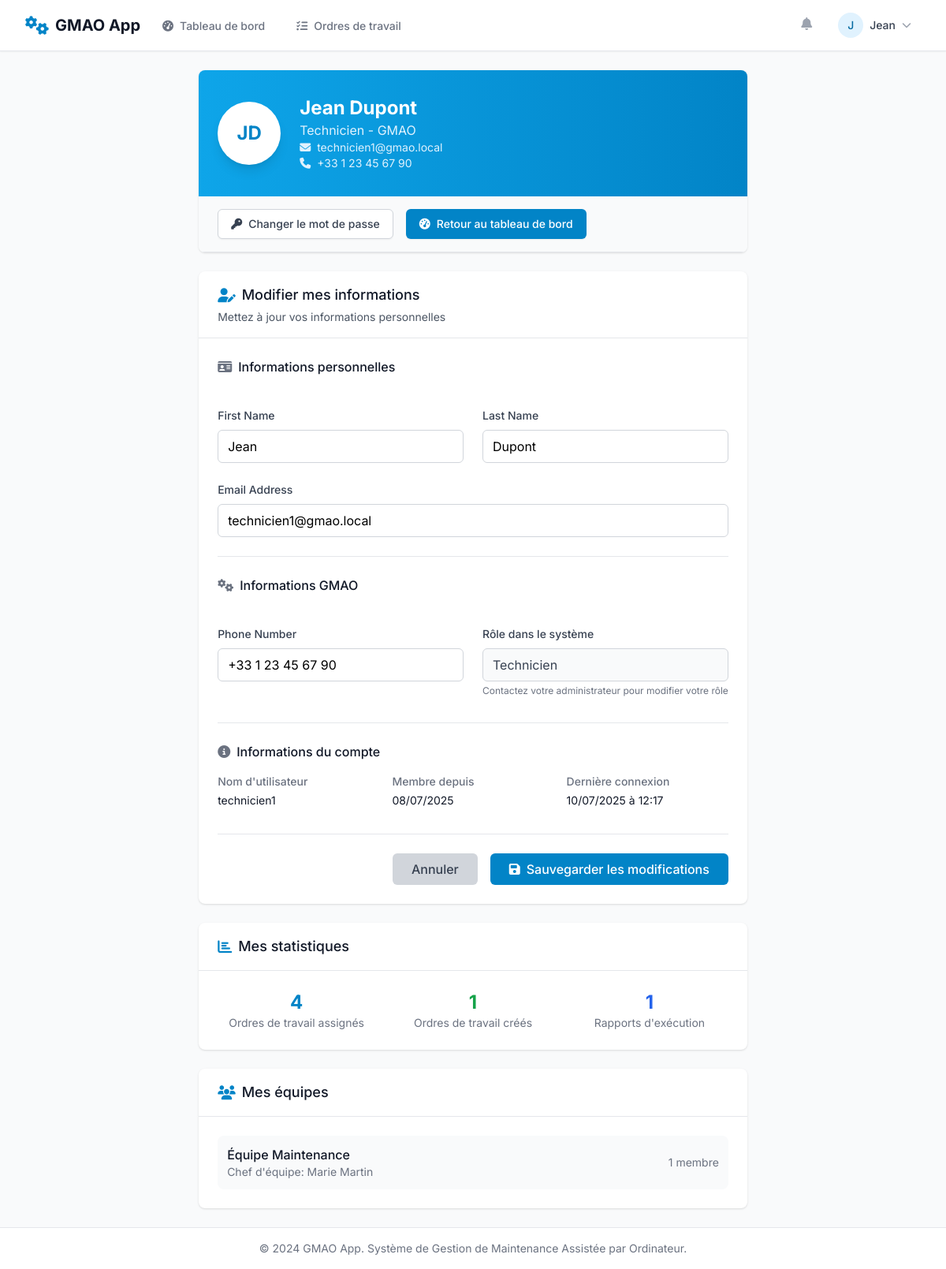
Screenshot of /profil/ (signed in) with the database file from the repository.
### core/models.py (models this page shows, shortened)
class ProfilUtilisateur(models.Model):
    ROLE_CHOIX = [
        ('ADMIN', 'Administrateur'),
        ('MANAGER', 'Manager'),
        ('TECHNICIEN', 'Technicien'),
        ('OPERATEUR', 'Opérateur'),
        ('SUPERVISEUR', 'Superviseur'),
    ]
    user = models.OneToOneField(settings.AUTH_USER_MODEL, on_delete=models.CASCADE, related_name='profil')
    telephone = models.CharField(max_length=20, blank=True, null=True)
    role = models.CharField(max_length=20, choices=ROLE_CHOIX, default='OPERATEUR')

class Equipe(models.Model):
    nom = models.CharField(max_length=100, unique=True)
    chef_equipe = models.ForeignKey(settings.AUTH_USER_MODEL, on_delete=models.SET_NULL, null=True, blank=True, related_name='equipes_dirigees')
    membres = models.ManyToManyField(settings.AUTH_USER_MODEL, related_name='equipes')

### core/views.py (the view)
# urls.py: path('profil/', views.profil_utilisateur, name='profil_utilisateur'),
@login_required
def profil_utilisateur(request):
    profil, created = ProfilUtilisateur.objects.get_or_create(
        user=request.user,
        defaults={'role': 'OPERATEUR'}
    )
    if request.method == 'POST':
        user_form = UserUpdateForm(request.POST, instance=request.user)
        profil_form = ProfilUtilisateurUpdateForm(request.POST, instance=profil)
        if user_form.is_valid() and profil_form.is_valid():
            user_form.save()
            profil_form.save()
            messages.success(request, 'Votre profil a été mis à jour avec succès!')
            return redirect('profil_utilisateur')
    else:
        user_form = UserUpdateForm(instance=request.user)
        profil_form = ProfilUtilisateurUpdateForm(instance=profil)
    context = {
        'user_form': user_form,
        'profil_form': profil_form,
        'profil': profil,
    }
    return render(request, 'core/profil/profil_utilisateur.html', context)

### templates/core/profil/profil_utilisateur.html (shortened to what this page needs)
{% extends 'core/base.html' %}
{% block content %}
<div class="max-w-4xl mx-auto space-y-6">
    <div class="bg-white shadow rounded-lg overflow-hidden">
        <div class="bg-gradient-to-r from-gmao-500 to-gmao-600 px-6 py-8">
            <div class="flex items-center">
                <div class="h-20 w-20 rounded-full bg-white flex items-center justify-center shadow-lg">
                    <span class="text-2xl font-bold text-gmao-600">
                        {{ user.first_name.0|default:user.username.0|upper }}{{ user.last_name.0|upper }}
                    </span>
                </div>
                <div class="ml-6 text-white">
                    <h1 class="text-2xl font-bold">
                        {{ user.get_full_name|default:user.username }}
                    </h1>
                    <p class="text-gmao-100">{{ profil.get_role_display }} - GMAO</p>
                    <p class="text-gmao-100 text-sm">
                        <i class="fas fa-envelope mr-2"></i>{{ user.email }}
                    </p>
                    {% if profil.telephone %}
                    <p class="text-gmao-100 text-sm">
                        <i class="fas fa-phone mr-2"></i>{{ profil.telephone }}
                    </p>
                    {% endif %}
                </div>
            </div>
        </div>
        <div class="px-6 py-4 bg-gray-50 border-b border-gray-200">
            <div class="flex space-x-4">
                <a href="{% url 'changer_mot_de_passe' %}"
                   class="inline-flex items-center px-4 py-2 border border-gray-300 rounded-md shadow-sm text-sm font-medium text-gray-700 bg-white hover:bg-gray-50">
                    <i class="fas fa-key mr-2"></i>
                    Changer le mot de passe
                </a>
                <a href="{% url 'dashboard' %}"
                   class="inline-flex items-center px-4 py-2 border border-transparent rounded-md shadow-sm text-sm font-medium text-white bg-gmao-600 hover:bg-gmao-700">
                    <i class="fas fa-tachometer-alt mr-2"></i>
                    Retour au tableau de bord
                </a>
            </div>
        </div>
    </div>
    <div class="bg-white shadow rounded-lg">
        <div class="px-6 py-4 border-b border-gray-200">
            <h3 class="text-lg font-medium text-gray-900 flex items-center">
                <i class="fas fa-user-edit mr-2 text-gmao-600"></i>
                Modifier mes informations
            </h3>
            <p class="text-sm text-gray-600 mt-1">Mettez à jour vos informations personnelles</p>
        </div>
        <form method="post" class="px-6 py-6">
            <div class="grid grid-cols-1 gap-6 sm:grid-cols-2">
                <div class="sm:col-span-2">
                    <h4 class="text-md font-medium text-gray-900 mb-4 flex items-center">
                        <i class="fas fa-id-card mr-2 text-gray-500"></i>
                        Informations personnelles
                    </h4>
                </div>
                <div>
                    <label for="{{ user_form.first_name.id_for_label }}" class="block text-sm font-medium text-gray-700 mb-2">
                        {{ user_form.first_name.label }}
                    </label>
                    {{ user_form.first_name }}
                </div>
                <div>
                    <label for="{{ user_form.last_name.id_for_label }}" class="block text-sm font-medium text-gray-700 mb-2">
                        {{ user_form.last_name.label }}
                    </label>
                    {{ user_form.last_name }}
                </div>
                <div class="sm:col-span-2">
                    <label for="{{ user_form.email.id_for_label }}" class="block text-sm font-medium text-gray-700 mb-2">
                        {{ user_form.email.label }}
                    </label>
                    {{ user_form.email }}
                </div>
                <div class="sm:col-span-2 pt-6 border-t border-gray-200">
                    <h4 class="text-md font-medium text-gray-900 mb-4 flex items-center">
                        <i class="fas fa-cogs mr-2 text-gray-500"></i>
                        Informations GMAO
                    </h4>
                </div>
                <div>
                    <label for="{{ profil_form.telephone.id_for_label }}" class="block text-sm font-medium text-gray-700 mb-2">
                        {{ profil_form.telephone.label }}
                    </label>
                    {{ profil_form.telephone }}
                </div>
                <div>
                    <label class="block text-sm font-medium text-gray-700 mb-2">
                        Rôle dans le système
                    </label>
                    <div class="px-3 py-2 border border-gray-300 bg-gray-50 rounded-md text-gray-700">
                        {{ profil.get_role_display }}
                    </div>
                    <p class="mt-1 text-xs text-gray-500">
                        Contactez votre administrateur pour modifier votre rôle
                    </p>
                </div>
            </div>
            <div class="mt-8 pt-6 border-t border-gray-200">
                <h4 class="text-md font-medium text-gray-900 mb-4 flex items-center">
                    <i class="fas fa-info-circle mr-2 text-gray-500"></i>
                    Informations du compte
                </h4>
                <div class="grid grid-cols-1 gap-4 sm:grid-cols-3">
                    <div>
                        <dt class="text-sm font-medium text-gray-500">Nom d'utilisateur</dt>
                        <dd class="mt-1 text-sm text-gray-900">{{ user.username }}</dd>
                    </div>
                    <div>
                        <dt class="text-sm font-medium text-gray-500">Membre depuis</dt>
                        <dd class="mt-1 text-sm text-gray-900">{{ user.date_joined|date:"d/m/Y" }}</dd>
                    </div>
                    <div>
                        <dt class="text-sm font-medium text-gray-500">Dernière connexion</dt>
                        <dd class="mt-1 text-sm text-gray-900">
                            {% if user.last_login %}
                                {{ user.last_login|date:"d/m/Y à H:i" }}
                            {% else %}
                                Jamais
                            {% endif %}
                        </dd>
                    </div>
                </div>
            </div>
            <div class="mt-8 flex justify-end space-x-4 pt-6 border-t border-gray-200">
                <a href="{% url 'dashboard' %}"
                   class="bg-gray-300 hover:bg-gray-400 text-gray-700 font-medium py-2 px-6 rounded-md transition-colors">
                    Annuler
                </a>
                <button type="submit"
                        class="bg-gmao-600 hover:bg-gmao-700 text-white font-medium py-2 px-6 rounded-md transition-colors flex items-center">
                    <i class="fas fa-save mr-2"></i>
                    Sauvegarder les modifications
                </button>
            </div>
        </form>
    </div>
    <div class="bg-white shadow rounded-lg">
        <div class="px-6 py-4 border-b border-gray-200">
            <h3 class="text-lg font-medium text-gray-900 flex items-center">
                <i class="fas fa-chart-bar mr-2 text-gmao-600"></i>
                Mes statistiques
            </h3>
        </div>
        <div class="px-6 py-6">
            <div class="grid grid-cols-1 gap-6 sm:grid-cols-3">
                <div class="text-center">
                    <div class="text-2xl font-bold text-gmao-600">
                        {{ user.taches_assignees.count }}
                    </div>
                    <div class="text-sm text-gray-500">
                        Ordres de travail assignés
                    </div>
                </div>
                <div class="text-center">
                    <div class="text-2xl font-bold text-green-600">
                        {{ user.ordres_de_travail_crees.count }}
                    </div>
                    <div class="text-sm text-gray-500">
                        Ordres de travail créés
                    </div>
                </div>
                <div class="text-center">
                    <div class="text-2xl font-bold text-blue-600">
                        {{ user.rapports_crees.count }}
                    </div>
                    <div class="text-sm text-gray-500">
                        Rapports d'exécution
                    </div>
                </div>
            </div>
        </div>
    </div>
    {% if user.equipes.all %}
    <div class="bg-white shadow rounded-lg">
        <div class="px-6 py-4 border-b border-gray-200">
            <h3 class="text-lg font-medium text-gray-900 flex items-center">
                <i class="fas fa-users mr-2 text-gmao-600"></i>
                Mes équipes
            </h3>
        </div>
        <div class="px-6 py-6">
            <div class="space-y-3">
                {% for equipe in user.equipes.all %}
                <div class="flex items-center justify-between p-3 bg-gray-50 rounded-lg">
                    <div>
                        <h4 class="font-medium text-gray-900">{{ equipe.nom }}</h4>
                        {% if equipe.chef_equipe %}
                        <p class="text-sm text-gray-500">
                            Chef d'équipe: {{ equipe.chef_equipe.get_full_name|default:equipe.chef_equipe.username }}
                        </p>
                        {% endif %}
                    </div>
                    <div class="text-sm text-gray-500">
                        {{ equipe.membres.count }} membre{{ equipe.membres.count|pluralize }}
                    </div>
                </div>
                {% endfor %}
            </div>
        </div>
    </div>
    {% endif %}
</div>
{% endblock %}

### templates/core/base.html (shortened to what this page needs)
{% load static %}
{% load i18n %}
<!DOCTYPE html>
<html lang="fr" class="h-full bg-gray-50">
<head>
    <script src="https://cdn.tailwindcss.com"></script>
    <link rel="stylesheet" href="https://cdnjs.cloudflare.com/ajax/libs/font-awesome/6.4.0/css/all.min.css">
</head>
<body class="h-full bg-gray-50 min-h-screen flex flex-col min-h-screen">
    <nav class="bg-white shadow-sm border-b border-gray-200">
        <div class="max-w-7xl mx-auto px-4 sm:px-6 lg:px-8">
            <div class="flex justify-between h-16">
                <div class="flex">
                    <div class="flex-shrink-0 flex items-center">
                        <a href="{% url 'dashboard' %}" class="flex items-center space-x-2">
                            <i class="fas fa-cogs text-gmao-600 text-2xl"></i>
                            <span class="text-xl font-bold text-gray-900">GMAO App</span>
                        </a>
                    </div>
                    {% if user.is_authenticated %}
                    <div class="hidden sm:ml-6 sm:flex sm:space-x-8">
                        <a href="{% url 'dashboard' %}"
                           class="{% if request.resolver_match.url_name == 'dashboard' %}border-gmao-500 text-gray-900{% else %}border-transparent text-gray-500 hover:border-gray-300 hover:text-gray-700{% endif %} inline-flex items-center px-1 pt-1 border-b-2 text-sm font-medium">
                            <i class="fas fa-tachometer-alt mr-2"></i>
                            Tableau de bord
                        </a>
                        <a href="{% url 'liste_ordres_travail' %}"
                           class="{% if 'ordre' in request.resolver_match.url_name %}border-gmao-500 text-gray-900{% else %}border-transparent text-gray-500 hover:border-gray-300 hover:text-gray-700{% endif %} inline-flex items-center px-1 pt-1 border-b-2 text-sm font-medium">
                            <i class="fas fa-tasks mr-2"></i>
                            Ordres de travail
                        </a>
                    </div>
                    {% endif %}
                </div>
                {% if user.is_authenticated %}
                <div class="hidden sm:ml-6 sm:flex sm:items-center">
                    <button type="button" class="bg-white p-1 rounded-full text-gray-400 hover:text-gray-500 focus:outline-none focus:ring-2 focus:ring-offset-2 focus:ring-gmao-500">
                        <i class="fas fa-bell h-6 w-6"></i>
                    </button>
                    <div class="ml-3 relative">
                        <div class="dropdown inline-block relative">
                            <button class="bg-white rounded-full flex text-sm focus:outline-none focus:ring-2 focus:ring-offset-2 focus:ring-gmao-500 items-center space-x-2 px-3 py-2 hover:bg-gray-50">
                                <div class="h-8 w-8 rounded-full bg-gmao-100 flex items-center justify-center">
                                    <span class="text-sm font-medium text-gmao-700">
                                        {{ user.first_name.0|default:user.username.0|upper }}
                                    </span>
                                </div>
                                <span class="text-gray-700 text-sm font-medium">{{ user.first_name|default:user.username }}</span>
                                <i class="fas fa-chevron-down text-gray-400 text-xs"></i>
                            </button>
                        </div>
                    </div>
                </div>
                {% endif %}
            </div>
        </div>
    </nav>
    <main class="max-w-7xl px-4 mx-auto py-6 px-4 sm:px-6 lg:px-8 flex-grow">
        {% block content %}
        {% endblock %}
    </main>
                <footer class="bg-white border-t border-gray-200">
                    <div class="max-w-7xl mx-auto py-4 px-4 sm:px-6 lg:px-8">
                    <div class="text-center text-sm text-gray-500">
                        © 2024 GMAO App. Système de Gestion de Maintenance Assistée par Ordinateur.
                    </div>
                    </div>
                </footer>
</body>
</html>

### rows the page displays
ProfilUtilisateur: role "Technicien", telephone "+33 1 23 45 67 90"
Equipe: nom "Équipe Maintenance", chef_equipe.get_full_name "Marie Martin", membres.count "1"

### other values shown
{{ user.first_name.0|default:user.username.0|upper }} "J"
{{ user.first_name|default:user.username }} "Jean"
{{ user.last_name.0|upper }} "D"
{{ user.get_full_name|default:user.username }} "Jean Dupont"
{{ user.email }} "technicien1@gmao.local"
{{ user_form.first_name.label }} "First Name"
{{ user_form.last_name.label }} "Last Name"
{{ user_form.email.label }} "Email Address"
{{ profil_form.telephone.label }} "Phone Number"
{{ user.username }} "technicien1"
{{ user.date_joined|date:"d/m/Y" }} "08/07/2025"
{{ user.last_login|date:"d/m/Y à H:i" }} "10/07/2025 à 12:17"
{{ user.taches_assignees.count }} "4"
{{ user.ordres_de_travail_crees.count }} "1"
{{ user.rapports_crees.count }} "1"
